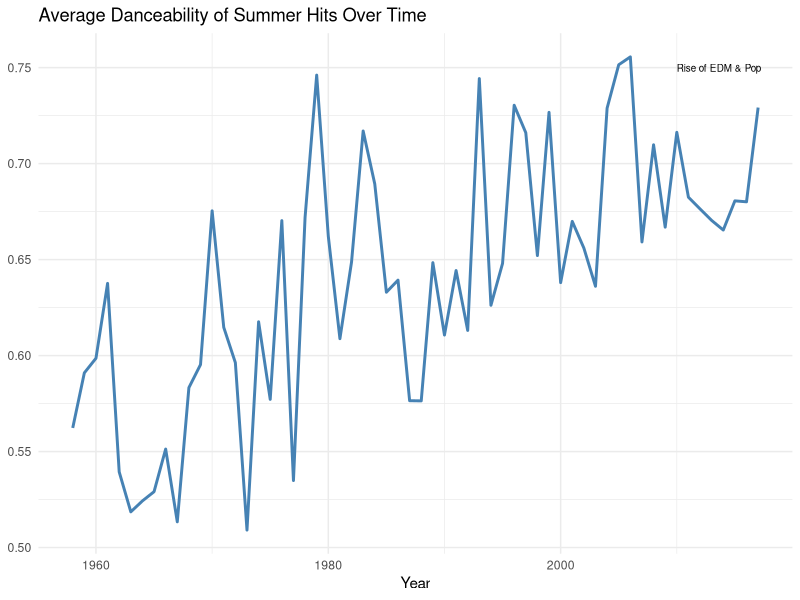
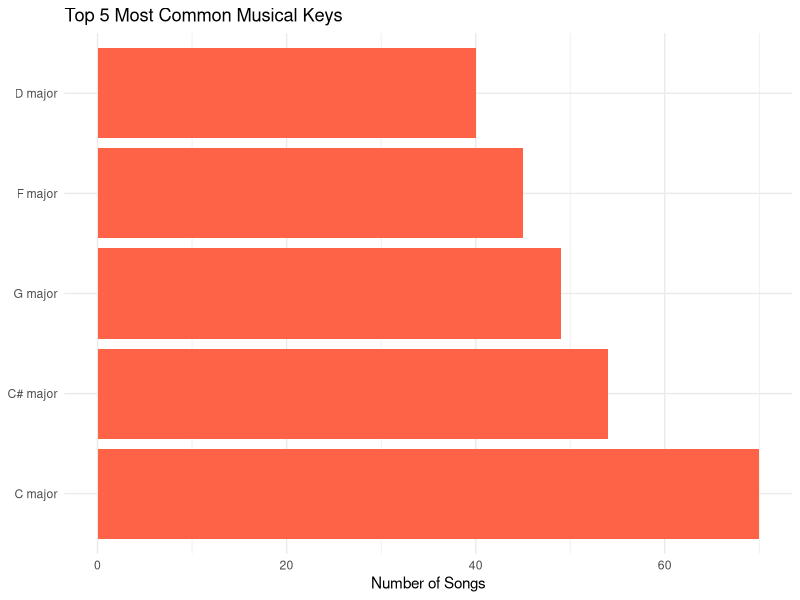
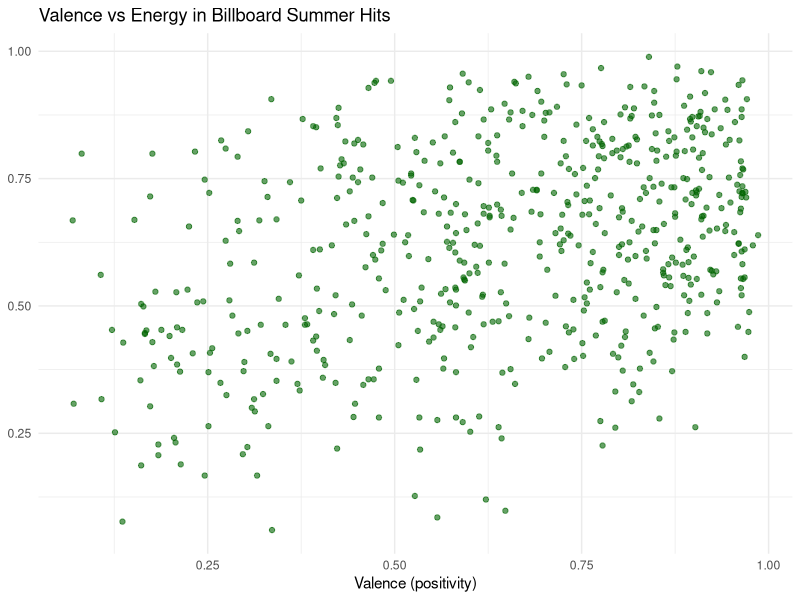

The R source for these figures, in order:
## ---- chunk 1
knitr::opts_chunk$set(echo = TRUE, message = FALSE, warning = FALSE)
library(tidyverse)
## ---- chunk 2
data <- read_csv("../data/all_billboard_summer_hits.csv")

# Check structure
glimpse(data)

# Check for missing values
colSums(is.na(data))

# Summary of numerical features
summary(select(data, danceability, energy, valence, tempo, year))
## ---- chunk 3
# Convert year to integer and remove NA years
data <- data %>%
  mutate(year = as.integer(year)) %>%
  filter(!is.na(year))

## ---- chunk 4
danceability_summary <- data %>%
  group_by(year) %>%
  summarize(avg_danceability = mean(danceability, na.rm = TRUE))

ggplot(danceability_summary, aes(x = year, y = avg_danceability)) +  
  geom_line(color = "steelblue", size = 1) +
  labs(title = "Average Danceability of Summer Hits Over Time",
       x = "Year", y = NULL) +  
  theme_minimal() +
  annotate("text", x = 2010, y = 0.75, label = "Rise of EDM & Pop", hjust = 0, size = 2.5)
## ---- chunk 5
key_counts <- data %>%
  count(key_mode, sort = TRUE) %>%
  top_n(5)

ggplot(key_counts, aes(x = reorder(key_mode, -n), y = n)) +
  geom_bar(stat = "identity", fill = "tomato") +
  coord_flip() +
  labs(title = "Top 5 Most Common Musical Keys",
       x = NULL, y = "Number of Songs") +
  theme_minimal() 
  
## ---- chunk 6
ggplot(data, aes(x = valence, y = energy)) +
  geom_point(alpha = 0.6, color = "darkgreen") +
  labs(title = "Valence vs Energy in Billboard Summer Hits",
       x = "Valence (positivity)", y = NULL) +
  theme_minimal() 
